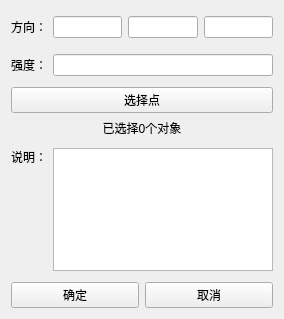
<?xml version="1.0" encoding="UTF-8"?>
<ui version="4.0">
 <class>NctiMeshAddForce</class>
 <widget class="QWidget" name="NctiMeshAddForce">
  <property name="geometry">
   <rect>
    <x>0</x>
    <y>0</y>
    <width>284</width>
    <height>319</height>
   </rect>
  </property>
  <property name="windowTitle">
   <string>NctiMeshAddForce</string>
  </property>
  <layout class="QVBoxLayout" name="verticalLayout">
   <item>
    <layout class="QHBoxLayout" name="horizontalLayout_5">
     <property name="topMargin">
      <number>5</number>
     </property>
     <property name="bottomMargin">
      <number>5</number>
     </property>
     <item>
      <widget class="QLabel" name="label_4">
       <property name="sizePolicy">
        <sizepolicy hsizetype="Fixed" vsizetype="Preferred">
         <horstretch>0</horstretch>
         <verstretch>0</verstretch>
        </sizepolicy>
       </property>
       <property name="text">
        <string>方向：</string>
       </property>
       <property name="alignment">
        <set>Qt::AlignLeading|Qt::AlignLeft|Qt::AlignVCenter</set>
       </property>
      </widget>
     </item>
     <item>
      <widget class="QLineEdit" name="lineEdit_x"/>
     </item>
     <item>
      <widget class="QLineEdit" name="lineEdit_y"/>
     </item>
     <item>
      <widget class="QLineEdit" name="lineEdit_z"/>
     </item>
    </layout>
   </item>
   <item>
    <layout class="QHBoxLayout" name="horizontalLayout_6">
     <property name="topMargin">
      <number>5</number>
     </property>
     <property name="bottomMargin">
      <number>5</number>
     </property>
     <item>
      <widget class="QLabel" name="label_5">
       <property name="text">
        <string>强度：</string>
       </property>
      </widget>
     </item>
     <item>
      <widget class="QLineEdit" name="lineEdit_Mag"/>
     </item>
    </layout>
   </item>
   <item>
    <layout class="QVBoxLayout" name="verticalLayout_2">
     <item>
      <widget class="QPushButton" name="pick_obj_bnt">
       <property name="sizePolicy">
        <sizepolicy hsizetype="Preferred" vsizetype="Fixed">
         <horstretch>0</horstretch>
         <verstretch>0</verstretch>
        </sizepolicy>
       </property>
       <property name="contextMenuPolicy">
        <enum>Qt::CustomContextMenu</enum>
       </property>
       <property name="text">
        <string>选择点</string>
       </property>
      </widget>
     </item>
     <item>
      <widget class="QLabel" name="pick_obj_lab">
       <property name="layoutDirection">
        <enum>Qt::LeftToRight</enum>
       </property>
       <property name="text">
        <string>已选择0个对象</string>
       </property>
       <property name="alignment">
        <set>Qt::AlignCenter</set>
       </property>
      </widget>
     </item>
    </layout>
   </item>
   <item>
    <layout class="QHBoxLayout" name="horizontalLayout_4">
     <property name="topMargin">
      <number>5</number>
     </property>
     <property name="bottomMargin">
      <number>5</number>
     </property>
     <item>
      <widget class="QLabel" name="label_3">
       <property name="text">
        <string>说明：</string>
       </property>
       <property name="alignment">
        <set>Qt::AlignLeading|Qt::AlignLeft|Qt::AlignTop</set>
       </property>
      </widget>
     </item>
     <item>
      <widget class="QPlainTextEdit" name="plainTextEdit"/>
     </item>
    </layout>
   </item>
   <item>
    <layout class="QHBoxLayout" name="horizontalLayout">
     <item>
      <widget class="QPushButton" name="pushButton_OK">
       <property name="text">
        <string>确定</string>
       </property>
      </widget>
     </item>
     <item>
      <widget class="QPushButton" name="pushButton_Cancel">
       <property name="text">
        <string>取消</string>
       </property>
      </widget>
     </item>
    </layout>
   </item>
  </layout>
 </widget>
 <resources/>
 <connections/>
</ui>
